Frame 1 (no input): blank canvas, image omitted
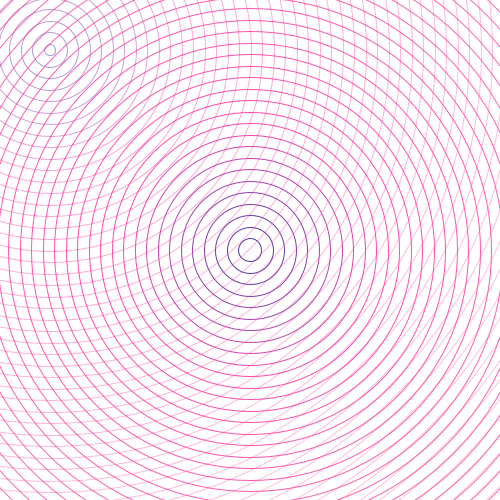
Frame 60 (the mouse pressed at the canvas centre just before this capture)
Frame 120 (the mouse held since frame 60 and released just before this capture): identical to frame 60, image omitted

The Processing sketch that drew this single still picture (run headless with seeded random() and noise(); from frame 60 on, the mouse is pressed at the canvas centre):

// Processing sketch: processing_168615
// ── processing_168615.pde

float a = 0;
float b = 0;

void setup() {
  size(500, 500);
  background(255);
}

void draw(){
  
  noFill();
  ellipse(250, 250, a, a);
  a = a+10;
  stroke (a,b,150,100);
  a = a+0.5;
  b = b+0.1;
  
  a++;
  b++;
  
   noFill();
  ellipse(50, 50, a, a);
  a = a+10;
  stroke (a,b+0.1,150,200);
  a = a+0.5;
  b = b+0.1;
  
  a++;
  b++;
}
